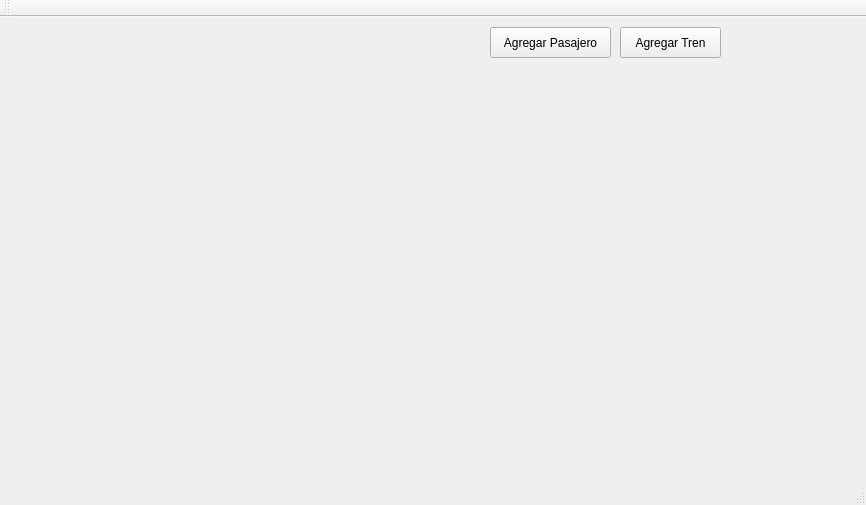
<?xml version="1.0" encoding="UTF-8"?>
<ui version="4.0">
 <class>Principal</class>
 <widget class="QMainWindow" name="Principal">
  <property name="geometry">
   <rect>
    <x>0</x>
    <y>0</y>
    <width>866</width>
    <height>505</height>
   </rect>
  </property>
  <property name="windowTitle">
   <string>Principal</string>
  </property>
  <widget class="QWidget" name="centralWidget">
   <widget class="QLabel" name="label">
    <property name="geometry">
     <rect>
      <x>0</x>
      <y>0</y>
      <width>471</width>
      <height>391</height>
     </rect>
    </property>
    <property name="text">
     <string/>
    </property>
    <property name="pixmap">
     <pixmap resource="imagenes.qrc">:/mapa_provincias_costa_rica.gif</pixmap>
    </property>
    <property name="scaledContents">
     <bool>true</bool>
    </property>
   </widget>
   <widget class="QPushButton" name="btnAgregaPasajero">
    <property name="geometry">
     <rect>
      <x>490</x>
      <y>10</y>
      <width>121</width>
      <height>31</height>
     </rect>
    </property>
    <property name="text">
     <string>Agregar Pasajero</string>
    </property>
   </widget>
   <widget class="QPushButton" name="btnAgregaTren">
    <property name="geometry">
     <rect>
      <x>620</x>
      <y>10</y>
      <width>101</width>
      <height>31</height>
     </rect>
    </property>
    <property name="text">
     <string>Agregar Tren</string>
    </property>
   </widget>
  </widget>
  <widget class="QMenuBar" name="menuBar">
   <property name="geometry">
    <rect>
     <x>0</x>
     <y>0</y>
     <width>866</width>
     <height>20</height>
    </rect>
   </property>
  </widget>
  <widget class="QToolBar" name="mainToolBar">
   <attribute name="toolBarArea">
    <enum>TopToolBarArea</enum>
   </attribute>
   <attribute name="toolBarBreak">
    <bool>false</bool>
   </attribute>
  </widget>
  <widget class="QStatusBar" name="statusBar"/>
 </widget>
 <layoutdefault spacing="6" margin="11"/>
 <resources>
  <include location="imagenes.qrc"/>
 </resources>
 <connections/>
</ui>
